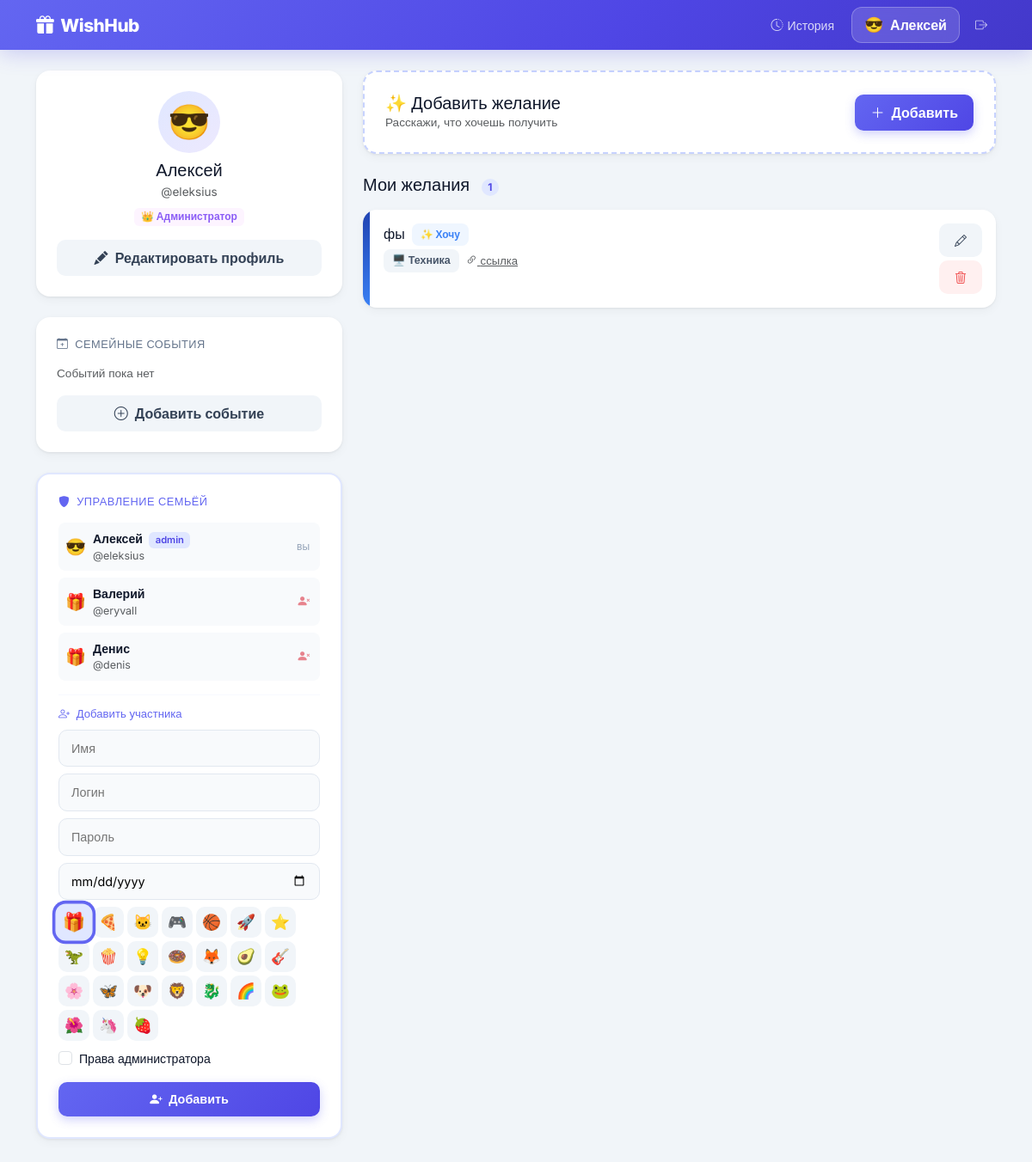
/my_wishlist (signed in), run on an earlier commit of the app's database.
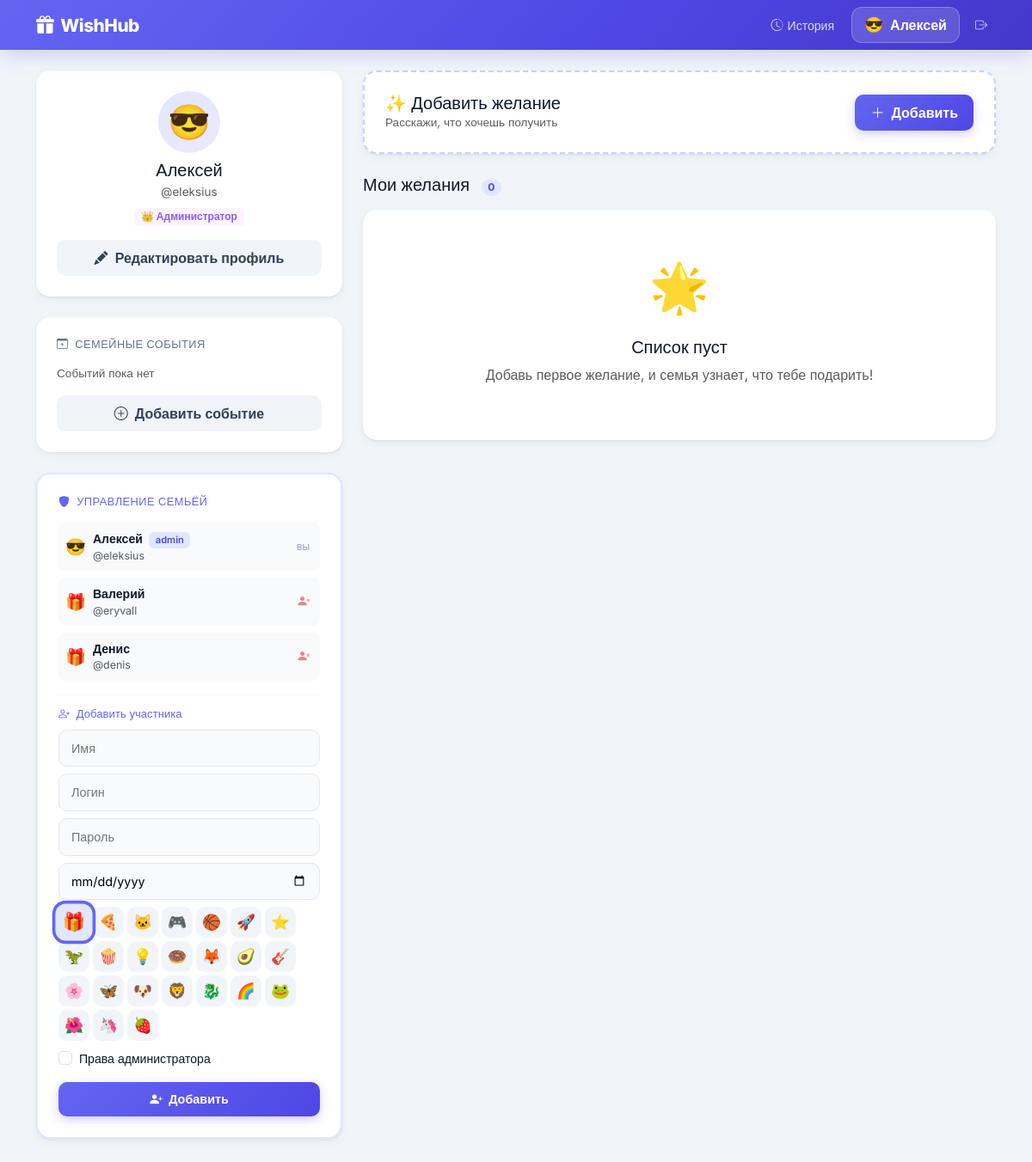
And on a later commit of the database.
### app.py (models this page shows)
class User(UserMixin, db.Model):
    id            = db.Column(db.Integer, primary_key=True)
    username      = db.Column(db.String(50), unique=True, nullable=False)
    password_hash = db.Column(db.String(255), nullable=False)
    name          = db.Column(db.String(50), nullable=False)
    is_admin      = db.Column(db.Boolean, default=False)
    birthday      = db.Column(db.Date, nullable=True)
    emoji         = db.Column(db.String(10), default='🎁')
    wishes        = db.relationship('WishItem', backref='owner', lazy=True, foreign_keys='WishItem.user_id')

class WishItem(db.Model):
    id           = db.Column(db.Integer, primary_key=True)
    title        = db.Column(db.String(100), nullable=False)
    description  = db.Column(db.Text, nullable=True)
    link         = db.Column(db.String(500), nullable=True)
    image_url    = db.Column(db.String(500), nullable=True)
    price        = db.Column(db.Float, nullable=True)
    category     = db.Column(db.String(20), default='other')
    priority     = db.Column(db.String(20), default='medium')
    user_id      = db.Column(db.Integer, db.ForeignKey('user.id'), nullable=False)
    booked_by_id = db.Column(db.Integer, db.ForeignKey('user.id'), nullable=True)
    is_purchased = db.Column(db.Boolean, default=False)
    purchased_at = db.Column(db.DateTime, nullable=True)
    created_at   = db.Column(db.DateTime, default=datetime.utcnow)
    booked_by    = db.relationship('User', foreign_keys=[booked_by_id])

### app.py (the view, shortened to what this page needs)
@app.route('/my_wishlist', methods=['GET', 'POST'])
@login_required
def my_wishlist():
    wishes = WishItem.query.filter_by(user_id=current_user.id, is_purchased=False).order_by(WishItem.created_at.desc()).all()
    family_events = FamilyEvent.query.all()
    return render_template('my_wishlist.html', wishes=wishes, emojis=EMOJIS,
                           categories=CATEGORIES, category_map=CATEGORY_MAP,
                           family_events=family_events, event_icons=EVENT_ICONS)

### app.py (called while the page is built)
@login_manager.user_loader
def load_user(user_id):
    return db.session.get(User, int(user_id))

### templates/my_wishlist.html (shortened to what this page needs)
{% extends "base.html" %}
{% block content %}
<div class="row g-4">
<div class="col-lg-4">
  <div class="card-w p-4 mb-4">
    <div class="text-center mb-3">
      <div class="d-inline-flex align-items-center justify-content-center rounded-circle mb-2"
           style="width:72px;height:72px;font-size:2.5rem;background:linear-gradient(135deg,#e0e7ff,#ede9fe)">
        {{ current_user.emoji }}
      </div>
      <h5 class="fw-800 mb-0">{{ current_user.name }}</h5>
      <span class="text-muted" style="font-size:.85rem">@{{ current_user.username }}</span>
      {% if current_user.is_admin %}
      <div class="mt-1"><span class="badge" style="background:#fdf4ff;color:#8b5cf6">👑 Администратор</span></div>
      {% endif %}
    </div>
    <button class="btn btn-w btn-w-light w-100" type="button" data-bs-toggle="collapse" data-bs-target="#profileForm">
      <i class="bi bi-pencil-fill me-1"></i> Редактировать профиль
    </button>
  </div>
  <div class="card-w p-4 mb-4">
    <h6 class="fw-700 mb-3" style="font-size:.8rem;text-transform:uppercase;letter-spacing:.5px;color:#64748b">
      <i class="bi bi-calendar-plus me-1"></i> Семейные события
    </h6>
    {% for ev in family_events %}
    <div class="d-flex align-items-center gap-2 mb-2 p-2 rounded-3" style="background:#f8fafc">
      <i class="bi {{ ev.icon }}" style="color:#6366f1"></i>
      <span class="flex-grow-1" style="font-size:.88rem;font-weight:500">{{ ev.name }}</span>
      <span class="text-muted" style="font-size:.8rem">{{ '%02d.%02d'|format(ev.day,ev.month) }}</span>
      {% if ev.created_by_id == current_user.id or current_user.is_admin %}
      <form method="POST" action="{{ url_for('delete_event', event_id=ev.id) }}" class="m-0">
        <button type="submit" class="btn p-0 border-0 bg-transparent text-muted" style="font-size:.8rem" title="Удалить">
          <i class="bi bi-x-lg"></i>
        </button>
      </form>
      {% endif %}
    </div>
    {% else %}
    <p class="text-muted mb-2" style="font-size:.85rem">Событий пока нет</p>
    {% endfor %}
    {% if current_user.is_admin %}
    <button class="btn btn-w btn-w-light w-100 mt-2" type="button" data-bs-toggle="collapse" data-bs-target="#addEventForm">
      <i class="bi bi-plus-circle me-1"></i> Добавить событие
    </button>
    {% endif %}
  </div>
  {% if current_user.is_admin %}
  <div class="card-w p-4" style="border:2px solid #e0e7ff">
    <h6 class="fw-700 mb-3" style="font-size:.8rem;text-transform:uppercase;letter-spacing:.5px;color:#6366f1">
      <i class="bi bi-shield-fill me-1"></i> Управление семьёй
    </h6>
    {% set all_users = [] %}
    {% for u in ([current_user] + current_user.__class__.query.filter(current_user.__class__.id != current_user.id).all()) %}
    <div class="d-flex align-items-center gap-2 mb-2 p-2 rounded-3" style="background:#f8fafc">
      <span style="font-size:1.2rem">{{ u.emoji }}</span>
      <div class="flex-grow-1" style="min-width:0">
        <div style="font-size:.88rem;font-weight:600;white-space:nowrap;overflow:hidden;text-overflow:ellipsis">
          {{ u.name }}
          {% if u.is_admin %}<span class="badge ms-1" style="background:#e0e7ff;color:#4f46e5;font-size:.7rem;font-weight:600">admin</span>{% endif %}
        </div>
        <div class="text-muted" style="font-size:.78rem">@{{ u.username }}</div>
      </div>
      {% if u.id != current_user.id %}
      <button type="button"
              class="btn p-1 border-0 bg-transparent text-danger"
              style="font-size:.85rem;opacity:.6;line-height:1"
              title="Удалить пользователя"
              onclick="confirmDeleteUser({{ u.id }}, '{{ u.name|e }}')">
        <i class="bi bi-person-x-fill"></i>
      </button>
      {% else %}
      <span style="font-size:.75rem;color:#94a3b8;padding-right:4px">вы</span>
      {% endif %}
    </div>
    {% endfor %}
    <hr style="border-color:#e0e7ff;margin:1rem 0 .75rem">
    <div class="fw-600 mb-2" style="font-size:.82rem;color:#6366f1">
      <i class="bi bi-person-plus me-1"></i> Добавить участника
    </div>
    <form method="POST" action="{{ url_for('create_user') }}">
      <div class="mb-2">
        <input type="text" name="name" class="input-w" placeholder="Имя" required style="font-size:.9rem">
      </div>
      <div class="mb-2">
        <input type="text" name="username" class="input-w" placeholder="Логин" required style="font-size:.9rem">
      </div>
      <div class="mb-2">
        <input type="password" name="password" class="input-w" placeholder="Пароль" required minlength="4" style="font-size:.9rem">
      </div>
      <div class="mb-2">
        <input type="date" name="birthday" class="input-w" style="font-size:.9rem">
      </div>
      <div class="mb-2">
        <div class="d-flex flex-wrap gap-1">
          {% for em in emojis %}
          <label class="emoji-label" for="ne_{{ loop.index }}" style="width:36px;height:36px;font-size:1.1rem">{{ em }}</label>
          {% endfor %}
        </div>
      </div>
      <div class="form-check mb-3">
        <input type="checkbox" name="is_admin" id="is_admin" class="form-check-input">
        <label for="is_admin" class="form-check-label" style="font-size:.88rem">Права администратора</label>
      </div>
      <button type="submit" class="btn btn-w btn-w-primary w-100" style="font-size:.9rem">
        <i class="bi bi-person-plus-fill me-1"></i> Добавить
      </button>
    </form>
  </div>
  {% endif %}
</div>
<div class="col-lg-8">
  <div class="card-w p-4 mb-4" style="border:2px dashed #c7d2fe">
    <div class="d-flex align-items-center justify-content-between mb-0">
      <div>
        <h5 class="fw-800 mb-0">✨ Добавить желание</h5>
        <p class="text-muted mb-0" style="font-size:.85rem">Расскажи, что хочешь получить</p>
      </div>
      <button class="btn btn-w btn-w-primary" type="button" data-bs-toggle="collapse" data-bs-target="#addWishForm">
        <i class="bi bi-plus-lg me-1"></i> Добавить
      </button>
    </div>
  </div>
  <h5 class="fw-800 mb-3">Мои желания
    <span class="badge rounded-pill ms-2 fw-600" style="background:#e0e7ff;color:#4f46e5;font-size:.75rem">{{ wishes|length }}</span>
  </h5>
  {% if wishes %}
  {% for wish in wishes %}
  <div class="card-w mb-3 overflow-hidden wish-item" style="animation: fadeSlideIn .35s ease both; animation-delay: {{ loop.index0 * 0.05 }}s">
    <div class="d-flex">
      {% if wish.image_url %}
      <div style="width:100px;flex-shrink:0;background-image:url('{{ wish.image_url }}');background-size:cover;background-position:center;border-radius:16px 0 0 16px"></div>
      {% else %}
      <div style="width:8px;flex-shrink:0;background:{{ category_map[wish.category].gradient }};border-radius:16px 0 0 16px"></div>
      {% endif %}
      <div class="p-3 flex-grow-1 min-w-0">
        <div class="d-flex justify-content-between align-items-start gap-2">
          <div class="flex-grow-1 min-w-0">
            <div class="d-flex align-items-center gap-2 flex-wrap mb-1">
              <h6 class="fw-700 mb-0 text-truncate">{{ wish.title }}</h6>
              {% if wish.priority == 'high' %}<span class="badge-priority prio-high">🔥 Очень хочу</span>
              {% elif wish.priority == 'low' %}<span class="badge-priority prio-low">💭 Не срочно</span>
              {% else %}<span class="badge-priority prio-medium">✨ Хочу</span>{% endif %}
            </div>
            <div class="d-flex align-items-center gap-2 flex-wrap">
              <span class="cat-chip">{{ category_map[wish.category].emoji }} {{ category_map[wish.category].label }}</span>
              {% if wish.link %}<a href="{{ wish.link }}" target="_blank" class="text-muted" style="font-size:.82rem"><i class="bi bi-link-45deg"></i> ссылка</a>{% endif %}
            </div>
          </div>
          <div class="d-flex flex-column gap-1 flex-shrink-0">
            <button class="btn btn-w btn-w-light btn-sm btn-edit-wish"
                    data-id="{{ wish.id }}"
                    data-title="{{ wish.title|e }}"
                    data-description="{{ wish.description|e if wish.description else '' }}"
                    data-link="{{ wish.link if wish.link else '' }}"
                    data-price="{{ wish.price|int if wish.price else '' }}"
                    data-image-url="{{ wish.image_url if wish.image_url else '' }}"
                    data-category="{{ wish.category }}"
                    data-priority="{{ wish.priority }}"
                    data-action="{{ url_for('edit_wish', item_id=wish.id) }}"
                    title="Редактировать">
              <i class="bi bi-pencil"></i>
            </button>
            <button class="btn btn-w btn-w-danger btn-sm btn-delete-wish"
                    data-id="{{ wish.id }}"
                    data-title="{{ wish.title }}"
                    data-action="{{ url_for('delete_wish', item_id=wish.id) }}"
                    title="Удалить">
              <i class="bi bi-trash3"></i>
            </button>
          </div>
        </div>
      </div>
    </div>
  </div>
  {% endfor %}
  {% else %}
  <div class="text-center py-5 card-w">
    <div style="font-size:3.5rem">🌟</div>
    <h5 class="fw-700 mt-3">Список пуст</h5>
    <p class="text-muted">Добавь первое желание, и семья узнает, что тебе подарить!</p>
  </div>
  {% endif %}
</div>
</div>
{% endblock %}

### templates/base.html (shortened to what this page needs)
<!DOCTYPE html>
<html lang="ru">
<head>
<link href="https://cdn.jsdelivr.net/npm/bootstrap@5.3.0/dist/css/bootstrap.min.css" rel="stylesheet">
<link href="https://cdn.jsdelivr.net/npm/bootstrap-icons@1.11.3/font/bootstrap-icons.min.css" rel="stylesheet">
</head>
<body>
<nav class="navbar navbar-expand-lg navbar-custom py-2 mb-4">
  <div class="container">
    <a class="navbar-brand text-white d-flex align-items-center gap-2" href="{{ url_for('index') }}">
      <i class="bi bi-gift-fill"></i> WishHub
    </a>
    {% if current_user.is_authenticated %}
    <div class="d-flex align-items-center gap-2 ms-auto flex-wrap">
      <a href="{{ url_for('history') }}" class="nav-history-btn">
        <i class="bi bi-clock-history"></i><span class="d-none d-sm-inline">История</span>
      </a>
      <a href="{{ url_for('my_wishlist') }}" class="nav-user-btn">
        <span style="font-size:1.1rem">{{ current_user.emoji }}</span>
        <span>{{ current_user.name }}</span>
      </a>
      <form method="POST" action="{{ url_for('logout') }}" class="m-0">
        <button type="submit" class="nav-link-logout border-0 bg-transparent cursor-pointer">
          <i class="bi bi-box-arrow-right"></i>
        </button>
      </form>
    </div>
    {% endif %}
  </div>
</nav>
<div class="container pb-5">
  {% block content %}{% endblock %}
</div>
</body>
</html>

### templates/base.html (style rules this page uses)
:root { --indigo: #6366f1; --indigo-d: #4f46e5; --indigo-l: #e0e7ff; --bg: #f1f5f9; --card: #fff; --text: #0f172a; --muted: #64748b; --border: #e2e8f0; --shadow: 0 1px 3px rgba(0,0,0,.07), 0 4px 12px rgba(0,0,0,.04); --shadow-lg: 0 8px 30px rgba(99,102,241,.12); --radius: 16px; --radius-sm: 10px; }
* { box-sizing: border-box; }
body { font-family:'Inter',sans-serif; background:var(--bg); color:var(--text); min-height:100vh; }
.navbar-custom { background: linear-gradient(135deg, #6366f1 0%, #4f46e5 60%, #4338ca 100%); box-shadow: 0 4px 24px rgba(79,70,229,.25); }
.navbar-brand { font-weight: 800; font-size: 1.3rem; letter-spacing: -.5px; }
.nav-user-btn { background: rgba(255,255,255,.15); backdrop-filter: blur(8px); border: 1px solid rgba(255,255,255,.25); border-radius: 12px; color: #fff; padding: 7px 14px; font-weight: 600; text-decoration: none; display: flex; align-items: center; gap: 8px; transition: all .2s; }
.nav-link-logout { color: rgba(255,255,255,.7); text-decoration: none; font-size: .88rem; padding: 6px 10px; border-radius: 8px; transition: all .2s; }
.nav-history-btn { color: rgba(255,255,255,.8); text-decoration: none; font-size: .88rem; padding: 6px 12px; border-radius: 8px; transition: all .2s; display: flex; align-items: center; gap: 5px; }
.card-w { background: var(--card); border: none; border-radius: var(--radius); box-shadow: var(--shadow); transition: transform .25s, box-shadow .25s; }
.btn-w { border-radius: 10px; font-weight: 600; padding: 9px 18px; transition: all .2s; border: none; }
.btn-w-primary { background: linear-gradient(135deg,#6366f1,#4f46e5) !important; color: #fff !important; box-shadow: 0 4px 12px rgba(99,102,241,.3); }
.btn-w-light { background: #f1f5f9; color: #334155; }
.input-w { border-radius: var(--radius-sm); border: 1.5px solid var(--border); background: #f8fafc; padding: 10px 14px; width: 100%; font-family: inherit; font-size: .95rem; transition: all .2s; outline: none; }
.emoji-label { cursor: pointer; width: 44px; height: 44px; border-radius: 10px; display: flex; align-items: center; justify-content: center; font-size: 1.4rem; background: #f1f5f9; transition: all .15s; }
.btn-check:checked + .emoji-label { background: #e0e7ff; box-shadow: 0 0 0 3px var(--indigo); transform: scale(1.2); }

What changed in the data, as far as the page shows it:
removed WishItem: title "фы", priority "✨ Хочу", category "🖥️", category "Техника"
Also different on the page:
{{ wishes|length }}: "1" → "0"
text now shown: "🌟 Список пуст Добавь первое желание, и семья узнает, что тебе подарить!"
